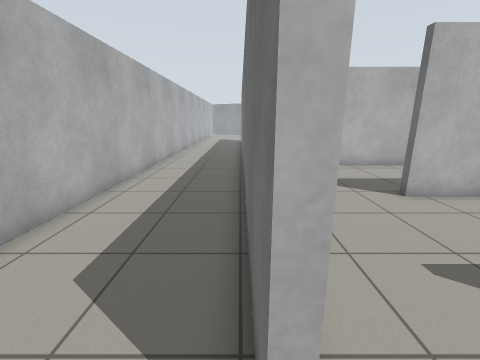
[1] (above)

19 first-person views from a walk through a world built for the Gazebo simulator. The camera is 1.2 m above the floor, tilts 14° down and sees 90° across. The floor is counted in squares, 0.5 m on a side. Each view is taken from the middle of a square. On the plan, view 1 faces up. The plan holds only what a view shows up to about 16 squares ahead; the rest is blank. The place goes on beyond the plan.

[2]
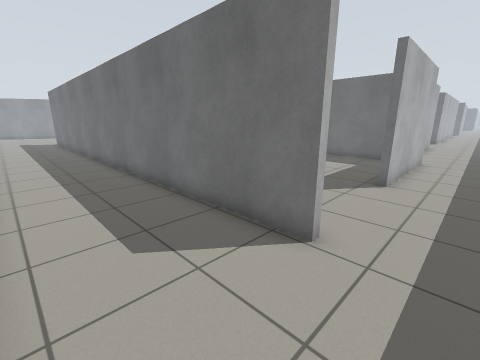

[3]
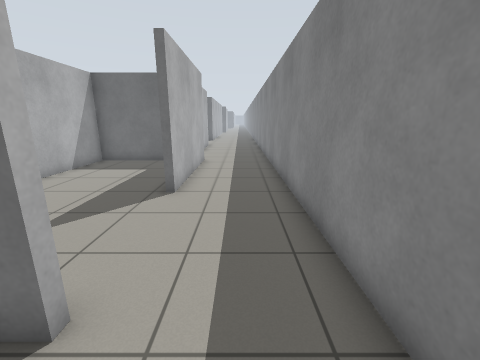

[4]
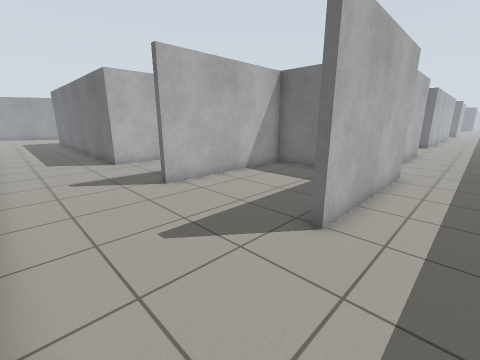

[5]
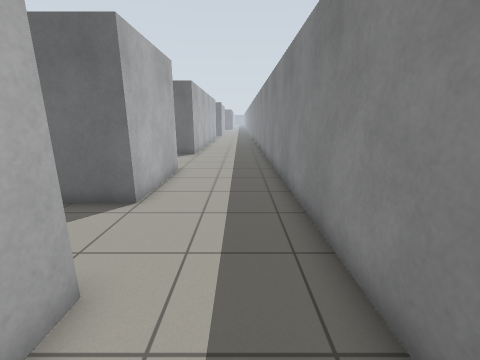

[6]
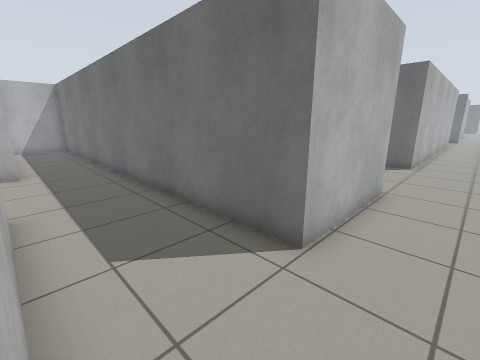

[7]
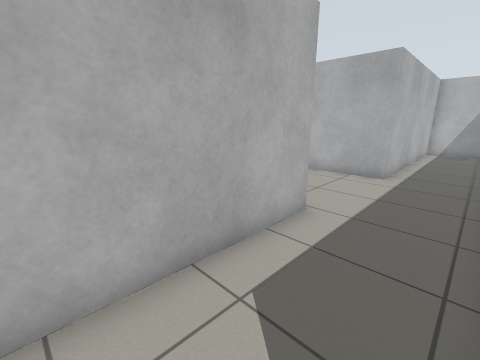

[8]
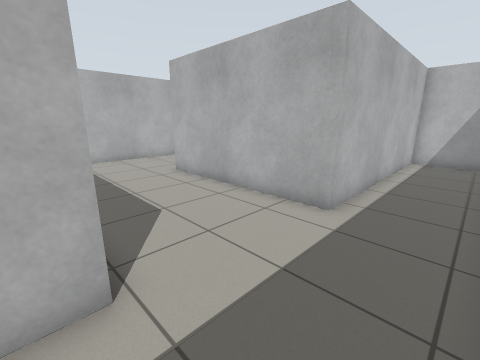

[9]
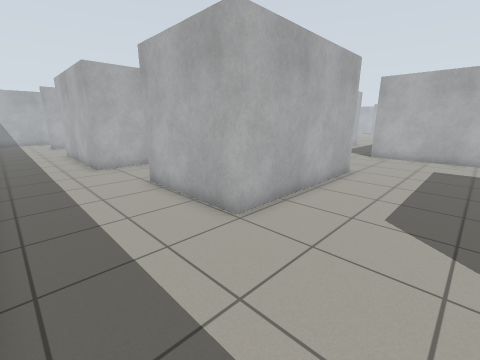

[10]
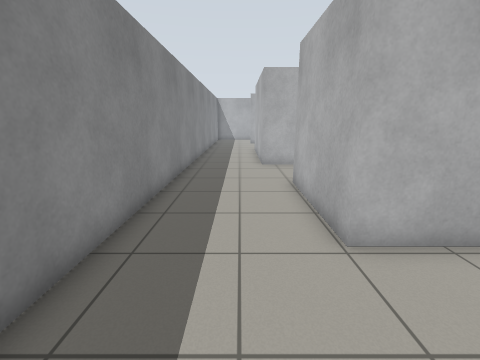

[11]
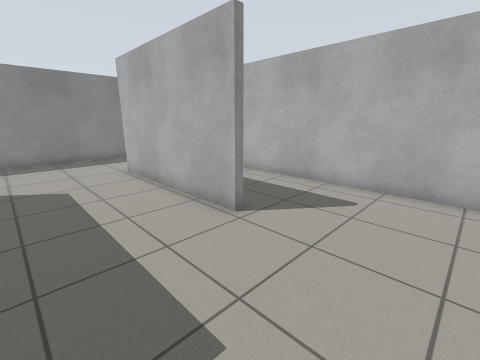

[12]
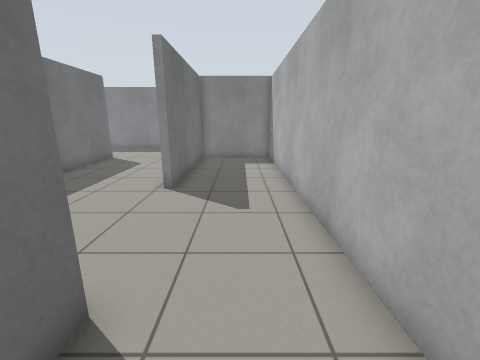

[13]
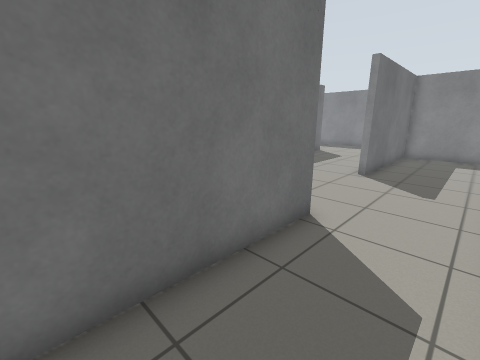

[14]
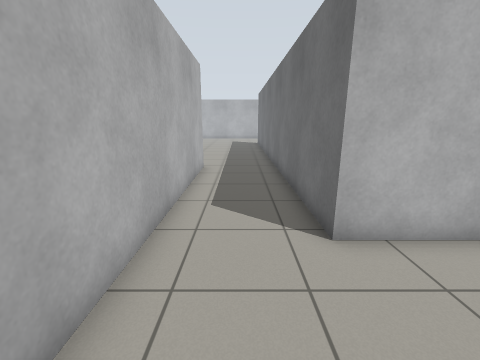

[15]
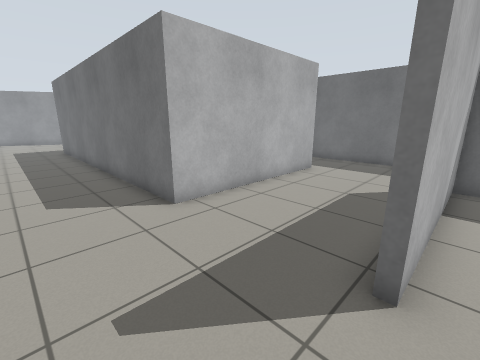

[16]
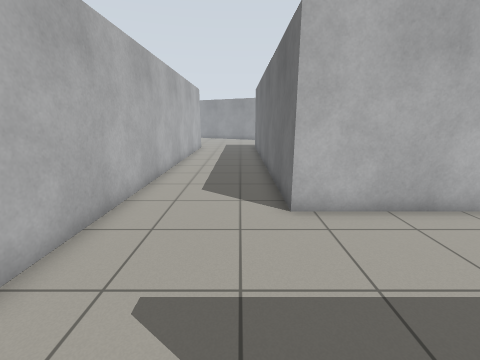

[17]
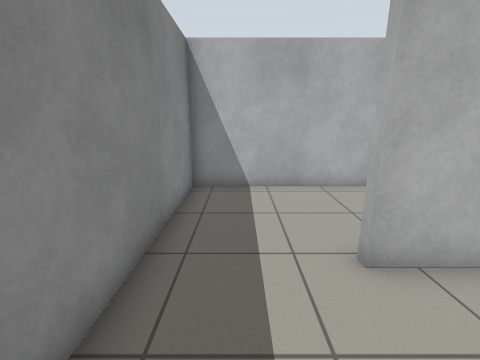

[18]
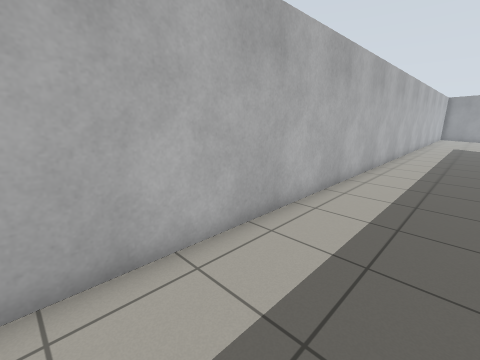

[19]
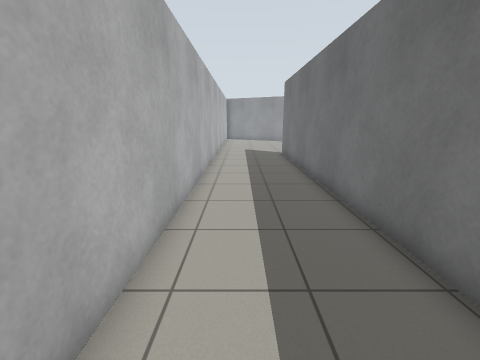

### Floor plan
Points are (right, up) in squares from view 1. A wall is a line through its corners. A room is listed if a view was taken in it or the views show most of it. See-through windows are left out.
Room 1 (views 1, 2, 3, 18, 19)
walls: (0.2, 1) (0.2, 23.5); (-4.7, 23.5) (-4.7, -2.8) (0.5, -2.8)
ways out: opening at (0, -0.5) to room 2
Room 2 (views 4, 5, 6, 9, 10, 11, 17)
walls: (12.9, 1.1) (5.9, 1.1) (5.9, 1.6); (21.8, 9.6) (21.8, 2.1) (16.8, 2.1); (26.1, 15.5) (22.4, 15.5); (0.5, -2.8) (26.5, -2.8)
ways out: opening at (0, -0.5) to room 1; opening at (15, 1.3) to room 3; opening at (21.5, 12) to room 4; opening at (3, 2)
Room 3 (views 7, 8, 15, 16)
walls: (12.9, 7.7) (12.9, 1.1); (16.8, 2.1) (16.8, 19.7); (16.1, 23.3) (13.4, 23.3) (13.4, 13.1) (5.4, 13.1) (5.4, 23.5); (0.5, 23.5) (0.5, 10)
ways out: opening at (15, 1.3) to room 2; opening at (3, 7.5)
Room 4 (views 12, 13, 14)
walls: (22.4, 15.5) (20.9, 15.5) (20.9, 23.5); (17.1, 23.5) (17.1, 2.4) (21.5, 2.4) (21.5, 9.6) (21.8, 9.6)
ways out: opening at (21.5, 12) to room 2

Where each view was taken, in squares from view 1:
view 1: 0 up, 0 right, facing up
view 2: 1 down, 4 left, facing up-right
view 3: 1 down, 2 left, facing right
view 4: 1 down, 1 right, facing up-right
view 5: 1 down, 10 right, facing right
view 6: 0 up, 13 right, facing up-right
view 7: 2 up, 16 right, facing up-left
view 8: 7 up, 16 right, facing up-left
view 9: 2 down, 26 right, facing up-left
view 10: 0 up, 26 right, facing left
view 11: 14 up, 26 right, facing down-left
view 12: 18 up, 19 right, facing down
view 13: 21 up, 18 right, facing down-right
view 14: 11 up, 19 right, facing up
view 15: 7 up, 2 right, facing up-right
view 16: 7 up, 4 right, facing up
view 17: 1 down, 4 right, facing left
view 18: 4 up, 1 left, facing up-left
view 19: 11 up, 3 left, facing up
